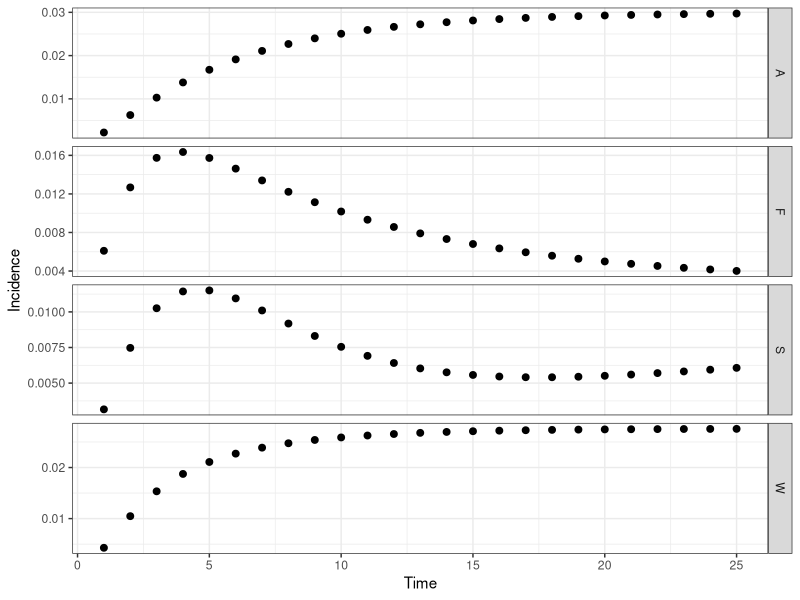
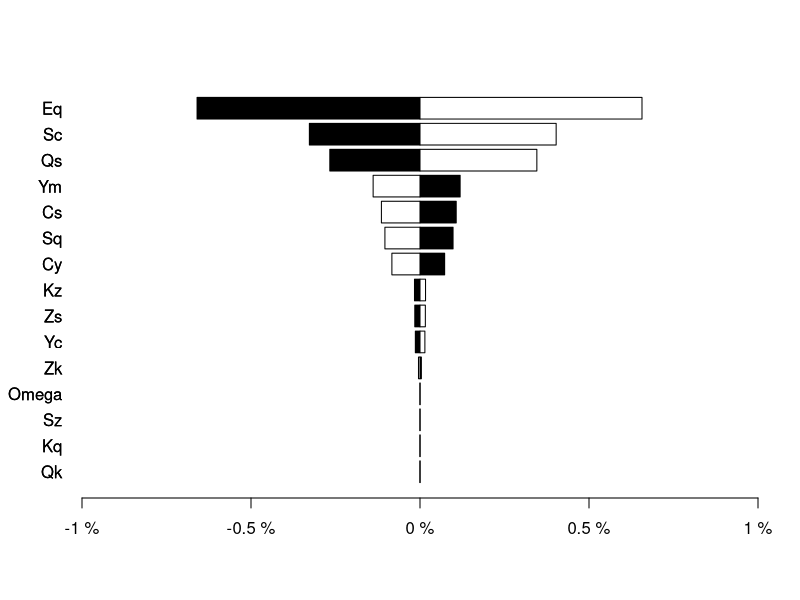

These figures' R source, in order:
# CF McQuaid & RMGJ Houben
# Start 21/04/2017 ---> current version 26/04/2017
# Cohort model of TB including regression and a slow stream
########################################
#         ^     ^     ^     ^          #
#      -> Q <-> S <-> C <-> Y -> M     # Q - Quiescent, S - Subclinical, C - Minimal (C+S-), Y - Disseminated (C+S+, symptomatic), M - Death (due to disease)
#     /   ^     ^                      #
#    E    |     |                      # E - Recently Infected, T - Cumulative incidence (using initial disease-free population)
#     \   v     v                      #
#      -> K <-> Z                      # K - Quiescent (slow stream), Z- Subclinical (slow stream),
#         v     v                      #
########################################
##set wd depending on who is coding/playing
setwd("C:/Users/cfmcquaid/Simulations")
#setwd("/Users/ReinHouben/Filr/ifolder/Applications (funding and jobs)/2016 - ERC starting grant/Rmodel_nathis/NatHistCoh")

#Next steps
# 1. get the prop inc disease after 5 years to 5%
###   How: play with Eq values, OR increase progression parameters
# 2. achieve 1 + start higher and sharper decrease in early years
###   How: change initial states to more realistic point, based on what prev of disease would be at screening
###   Also increase progression rates, while decreasing proportion that goes into the fast pathway

library("reshape2"); library("deSolve"); library("ggplot2"); library("plyr");
# Parameter sets: Average (), Wax (regression), Slow (slow), Full (regression, slow)
# Ax - rate from compartment A to compartment X, Omega - background mortality
paramA <- c(Eq=1.00, Qs=0.03, Qk=0.00, Kz=0.00, Kq=0.00, Sc=0.22, Sq=0.00, Sz=0.00, Zk=0.00, Zs=0.00, Cy=0.22, Cs=0.00, Ym=0.25, Yc=0.00, Omega=0)
paramW <- c(Eq=1.00, Qs=0.03, Qk=0.00, Kz=0.00, Kq=0.00, Sc=0.50, Sq=0.25, Sz=0.00, Zk=0.00, Zs=0.00, Cy=0.50, Cs=0.25, Ym=0.50, Yc=0.25, Omega=0)
paramS <- c(Eq=0.10, Qs=0.50, Qk=0.00, Kz=0.01, Kq=0.00, Sc=0.22, Sq=0.00, Sz=0.00, Zk=0.00, Zs=0.05, Cy=0.22, Cs=0.00, Ym=0.25, Yc=0.00, Omega=0)
paramF <- c(Eq=0.10, Qs=0.50, Qk=0.00, Kz=0.01, Kq=0.00, Sc=0.50, Sq=0.25, Sz=0.00, Zk=0.25, Zs=0.05, Cy=0.50, Cs=0.25, Ym=0.50, Yc=0.25, Omega=0)
# Initial states of compartments
state <- c(E=100000, Q=0, K=0, S=0, Z=0, C=0, Y=0, M=0, T=0)
# Timespan for simulation
times <- seq(0, 25, by = 1)
# Timespan for burn
timeb <- 1
# Timespan for tornado
timet <- 5
# ODE function
regr <- function(t, state, parameters){
  with(as.list(c(state, parameters)), {
   # rates of change
   dE <- - E
   dQ <- + Eq*E + Sq*S + Kq*K - (Qs + Qk + Omega)*Q
   dK <- + (1 - Eq)*E + Zk*Z + Qk*Q - (Kz + Kq + Omega)*K
   dS <- + Qs*Q + Cs*C + Zs*Z - (Sc + Sq + Sz + Omega)*S
   dZ <- + Kz*K + Sz*S - (Zk + Zs + Omega)*Z
   dC <- + Sc*S + Yc*Y - (Cs + Cy + Omega)*C
   dY <- + Cy*C -(Yc + Ym + Omega)*Y
   dM <- + Ym*Y
   dT <- + Sc*S / sum(state[1:5])
   # return the rate of change
   list(c(dE, dQ, dK, dS, dZ, dC, dY, dM, dT))
  })
}
# Burn off the first X years to establish the proportion of individuals in each compartment, removing diseased
burn <- function(tb, state, fxn, parameters){
  out <- ode(y = state, times = seq(0, tb, by = 1), func = fxn, parms = parameters)
  stateb <- c(out[tb, 2], out[tb, 3], out[tb, 4], out[tb, 5], out[tb, 6], C=0, Y=0, M=0, T=0)
  return(stateb)
}
# Calculation function
calc <- function(ts, tb, state, fxn, parameters, source){
  stateb <- burn(tb = tb, state = state, fxn = regr, parameters = parameters)
  out <- ode(y = stateb, times = ts, func = fxn, parms = parameters)
  out <- as.data.frame(out)
  # Calculating incidence
  out$inc <- parameters["Sc"]*out$S / (out$E + out$Q + out$S + out$K + out$Z)
  # Calculating point prevalence
  out$prev <- (out$C + out$Y) / (out$E + out$Q + out$S + out$K + out$Z + out$C + out$Y)
  # Removing the first data point at time zero as we only sample after a year
  out <- out[-c(1), ]
  # Formatting the data for plotting - putting into a melted data.fame, with additional columns for the source matrix
  out <- melt(out, id.vars = c("time"))
  out$source <- source
  return(out)
}
outA <- calc(ts = times, tb = timeb, state = state, fxn = regr, parameters = paramA, source = "A")
outW <- calc(ts = times, tb = timeb, state = state, fxn = regr, parameters = paramW, source = "W")
outS <- calc(ts = times, tb = timeb, state = state, fxn = regr, parameters = paramS, source = "S")
outF <- calc(ts = times, tb = timeb, state = state, fxn = regr, parameters = paramF, source = "F")
out <- rbind(outA, outW, outS, outF)
# Plot output
theme_set(theme_bw())
##all scenarios
ggplot(out[out$variable %in% c("inc"), ], aes(time, value)) + geom_point(size=2) + labs(x = "Time", y = "Incidence") + facet_grid(source ~ . , scales = "free")
##slow and slow+regression only (S+F)
out2 <- subset(out, source=='F' | source == 'S', select=time:source)  
#ggplot(out2[out2$variable %in% c("inc"), ], aes(time, value)) + geom_point(size=2) + labs(x = "Time", y = "Incidence") + facet_grid(source ~ . , scales = "free")

# Fitting parameters and state: proportion of individuals diseased after "Otime" years, using parameter set "Osource"
Osource <- "F"; Otime <- 5
Ci <- out[which(out$source == Osource & out$variable == "T" & out$time == Otime), ]
In <- out[which(out$source == Osource & out$variable == "inc" & out$time == Otime), ]
Pp <- out[which(out$source == Osource & out$variable == "prev" & out$time == Otime), ]

# Tornado plot
torn <- function(ts, tb, tt, state, fxn, parameters, source){
  # Store data
  data <- rbind(parameters, parameters)
  rownames(data) <- c('+20%', '-20%')   
  # Compare to default data set
  out <- calc(ts = ts, tb = tb, state = state, fxn = regr, parameters = parameters, source = source)
  def <- out[which(out$time ==tt & out$variable == "prev"),"value"]
  for (i in 1:15){
    # Increasing and decreasing each parameter in turn
    parametersM = parameters; parametersL = parameters
    parametersM[i] = parametersM[i] + 0.2*parametersM[i]; parametersL[i] = parametersL[i] - 0.2*parametersL[i]
    outM <- calc(ts = ts, tb = tb, state = state, fxn = regr, parameters = parametersM, source = source); outL <- calc(ts = ts, tb = tb, state = state, fxn = regr, parameters = parametersL, source = source)
    outM <- def - outM[which(out$time ==tt & out$variable == "prev"),"value"]; outL <- def - outL[which(out$time ==tt & out$variable == "prev"),"value"]
    data[1, i] <- outM; data[2, i] <- outL
  }
  return(data)
}
data <- torn(ts = times, tb = timeb, tt = timet, state = state, fxn = regr, parameters = paramF, source = F)
# For plotting '%' on x-axis
x <- seq(-0.01,0.01, length=10)
ORD = order(abs(data[2,] - data[1,]))
barplot(data[1,ORD], horiz = T, las=1, xlim = c(-0.01,0.01), xaxt='n', ylab = '', beside=T, col=c('black'))
barplot(data[2,ORD], horiz = T, las=1, xlim = c(-0.01,0.01), xaxt='n', ylab = '', beside=T, col=c('white'), add = TRUE)
axis(1, at=pretty(x), lab=paste0(pretty(x) * 100," %"), las=TRUE)
